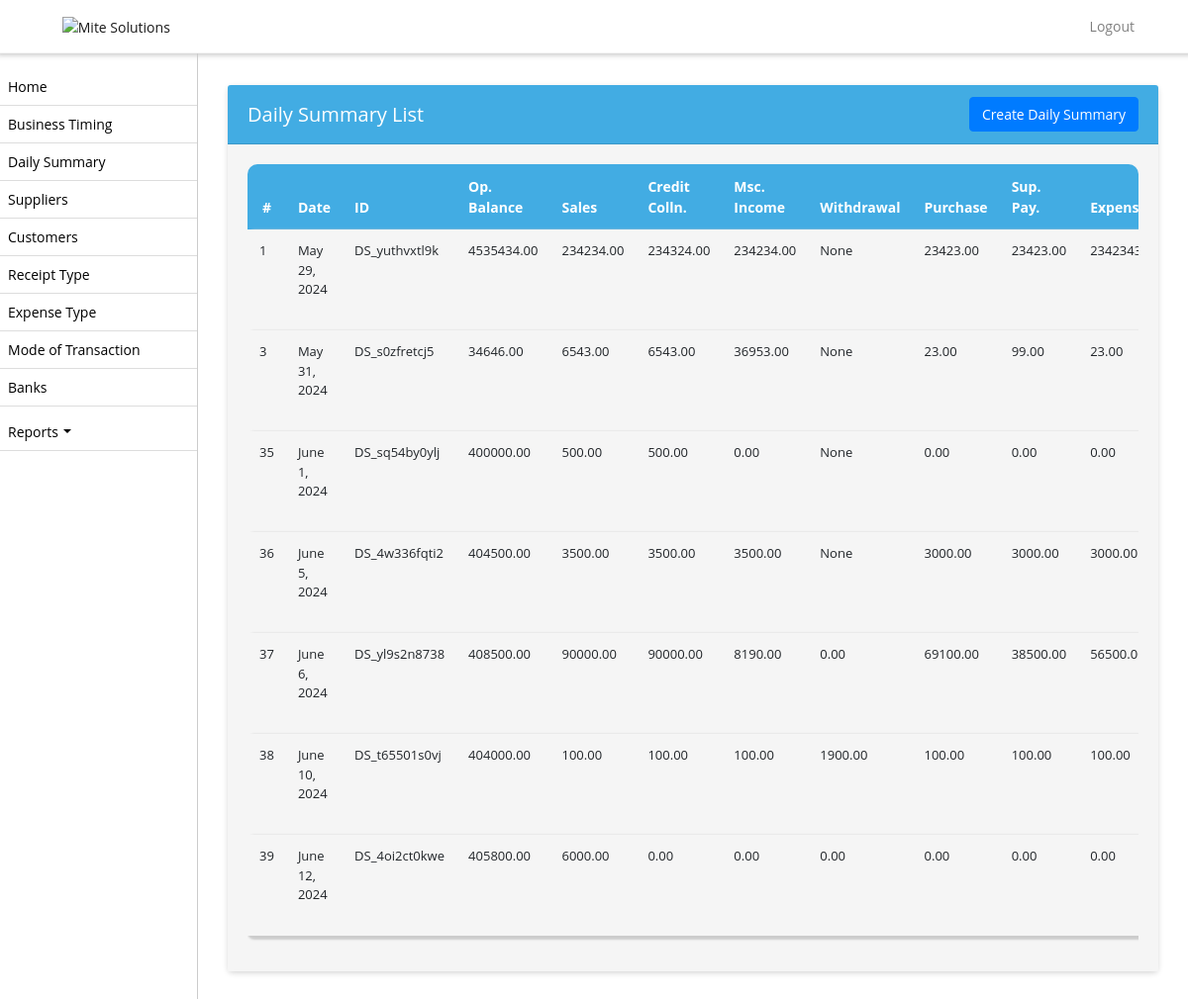
Page /daily-summary/ (signed in) on the earlier database version.
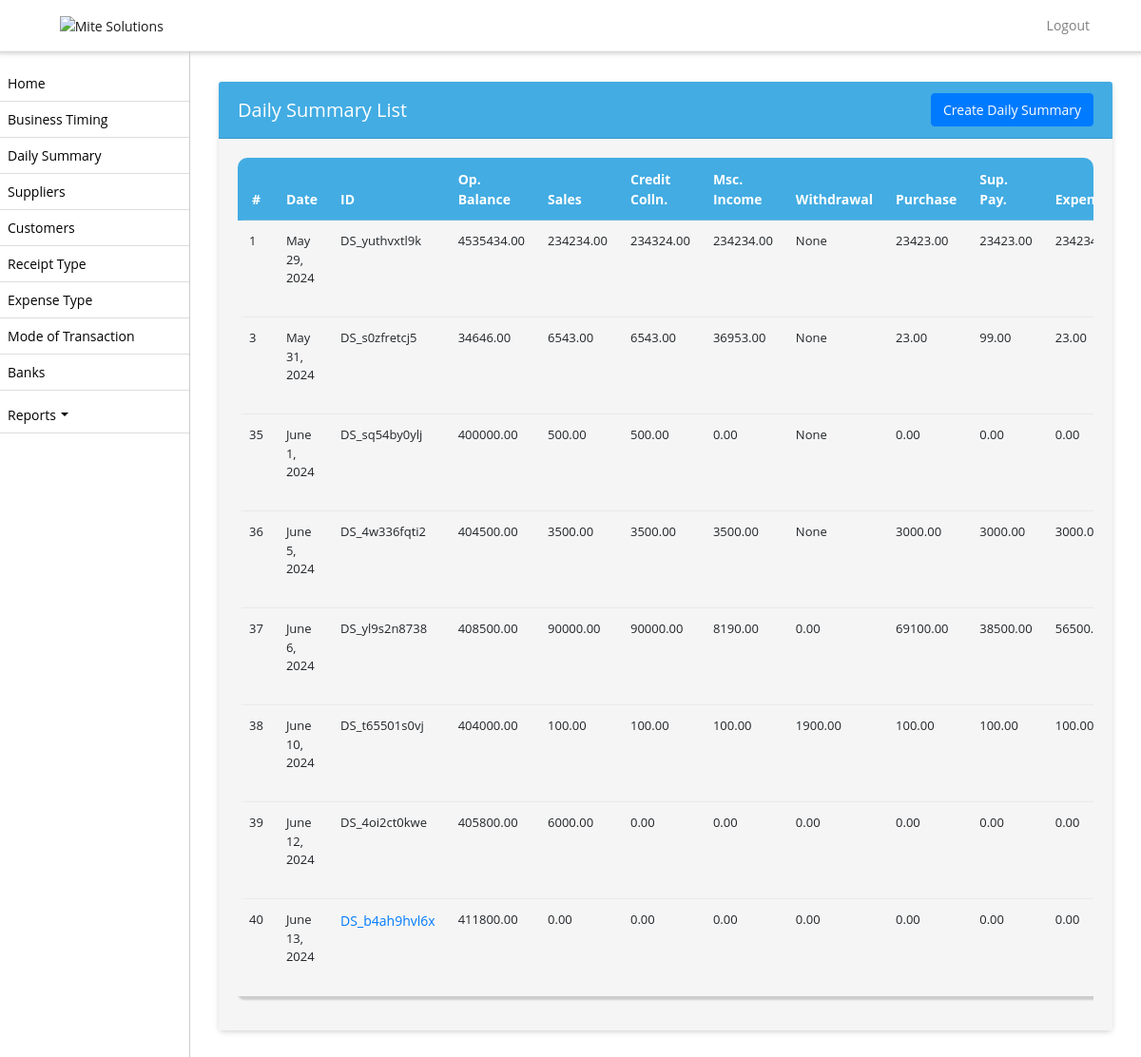
Same page on the later database version.
### biztrackapp/models.py (models this page shows, shortened)
class DailySummary(models.Model):
    CHOICES = [
        ('completed', 'Completed'),
        ('ongoing', 'On going'),
    ]
    date = models.DateField()
    opening_balance = models.DecimalField(max_digits=10, decimal_places=2, null=True, blank=True)
    daily_summary_id = models.CharField(max_length=100, null=True, blank=True)
    cash_sale = models.DecimalField(max_digits=10, decimal_places=2, null=True, blank=True)
    credit_sale = models.DecimalField(max_digits=10, decimal_places=2, null=True, blank=True)
    card_sale = models.DecimalField(max_digits=10, decimal_places=2, null=True, blank=True)
    sales = models.DecimalField(max_digits=10, decimal_places=2, null=True, blank=True)
    credit_collection = models.DecimalField(max_digits=10, decimal_places=2, null=True, blank=True)
    miscellaneous_income = models.DecimalField(max_digits=10, decimal_places=2, null=True, blank=True)
    purchase = models.DecimalField(max_digits=10, decimal_places=2, null=True, blank=True)
    supplier_payment = models.DecimalField(max_digits=10, decimal_places=2, null=True, blank=True)
    expense = models.DecimalField(max_digits=10, decimal_places=2, null=True, blank=True)
    withdrawal = models.DecimalField(max_digits=10, decimal_places=2, null=True, blank=True)
    bank_deposit = models.DecimalField(max_digits=10, decimal_places=2, null=True, blank=True)
    closing_balance = models.DecimalField(max_digits=10, decimal_places=2, null=True, blank=True)
    business_profile = models.CharField(max_length=255, null=True)
    status = models.CharField(max_length=20, choices=CHOICES)
    created_on = models.DateTimeField(auto_now_add=True, null=True)
    updated_on = models.DateTimeField(auto_now=True, null=True)

### biztrackapp/views.py (the view)
# urls.py: path('daily-summary/', daily_summary_list, name='daily_summary_list'),
def daily_summary_list(request):
    today = date.today()
    shop_admin = get_object_or_404(ShopAdmin, user=request.user)
    shop = shop_admin.shop
    business_profile = get_object_or_404(BusinessProfile, name=shop.name)
    daily_summaries = DailySummary.objects.filter(business_profile=business_profile.id)
    return render(request, 'daily_summary_list.html', {'daily_summaries': daily_summaries,'today':today})

### biztrackapp/templates/daily_summary_list.html (shortened to what this page needs)
{% extends 'base.html' %}
{% block content %}
<div class="container">
  <div class="card">
    <div class="card-header d-flex justify-content-between align-items-center">
      <h5 class="mb-0">Daily Summary List</h5>
      <a href="#" class="btn btn-primary float-right" id="daily_summary_id">Create Daily Summary</a>
    </div>
    <div class="card-body">
      <div class="table-responsive">
        <table class="table table-bordered table-striped nowrap" style="width: 100%;" id="dailysummary">
          <thead >
            <tr style="border-radius: 15rem;">
              <th scope="col" class="text-center">#</th>
              <th scope="col">Date</th>
              <th scope="col">ID</th>
              <th scope="col">Op. Balance</th>
              <th scope="col">Sales</th>
              <th scope="col">Credit Colln.</th>
              <th scope="col">Msc. Income</th>
              <th scope="col">Withdrawal</th>
              <th scope="col">Purchase</th>
              <th scope="col">Sup. Pay.</th>
              <th scope="col">Expense</th>
            </tr>
          </thead>
          <tbody>
            {% for summary in daily_summaries %}
              <tr>
                <td scope="row" class="text-left">{{summary.id}}</td>
                <td>{{ summary.date }}</td>
                <td>
                  {% if summary.date == today  and summary.status == 'ongoing'  %}
                    <a href="{% url 'save_after_submit' %}?id={{ summary.daily_summary_id }}" target="_blank"> {{ summary.daily_summary_id }}</a>
                  {% else %}
                    {{ summary.daily_summary_id }}
                  {% endif %}
                </td>
                <td>{{ summary.opening_balance }}</td>
                <td>{{ summary.sales }}</td>
                <td>{{ summary.credit_collection }}</td>
                <td>{{ summary.miscellaneous_income }}</td>
                <td>{{ summary.withdrawal }}</td>
                <td>{{ summary.purchase }}</td>
                <td>{{ summary.supplier_payment }}</td>
                <td>{{ summary.expense }}</td>
              </tr>
            {% endfor %}
          </tbody>
        </table>
      </div>
    </div>
  </div>
</div>
{% endblock %}

Differences in the rows shown:
added DailySummary: id "40", date "June 13, 2024", daily_summary_id "DS_b4ah9hvl6x", opening_balance "411800.00", sales "0.00", credit_collection "0.00", miscellaneous_income "0.00", withdrawal "0.00", purchase "0.00", supplier_payment "0.00", expense "0.00"
